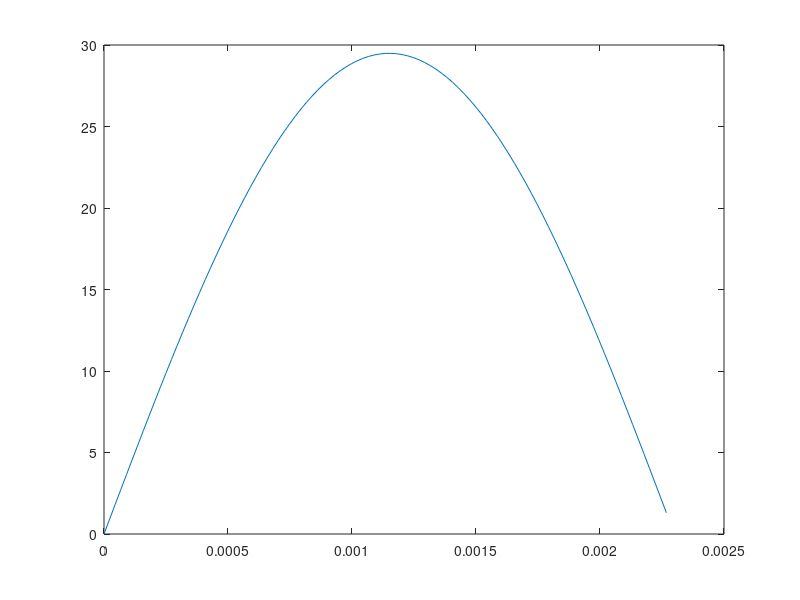

Write MATLAB code to recreate this figure. (Note: a time limit stopped this script after it produced the figure.)
% Task 1 
clc;
clear all;
close all;
%% System variables 
fs=44100;
fc=4000;
Tsym=2.3*10^-3; 
fsym=1/Tsym; 
Tsamp=1/fs;
t=(0:Tsamp:Tsym-Tsamp); 
alpha=3/100; 
tot_data_bits=100000;
%% Generated data
data=round(rand(1,tot_data_bits));

basic_pulse = sin(2*pi*0.5*fsym*t); % generate basic pulse
basic_pulse= basic_pulse./sqrt(sum(basic_pulse.^2)/fs);
figure (1);
plot(t,basic_pulse);
%% Map to complex signals
%QPSK_bits=-sign(data(1:2:length(data))-0.5)-1i.*sign(data(2:2:length(data))-0.5); %modulated bits
%QPSK_bits= sign(data(1:2:length(data))-0.5)+1i.*sign(data(2:2:length(data))-0.5); %modulated bits
data_one_minus_one=data*2-1; % Map 0 to -1, 1 to 1
I_data=data_one_minus_one(1:2:end-1);
Q_data=data_one_minus_one(2:2:end);
QPSK_bits= -I_data-1i*Q_data; % Map to symbol

%% Build QPSK_pulse_train
QPSK_pulse=basic_pulse'*QPSK_bits;
QPSK_pulse_train=reshape(QPSK_pulse, 1, []);
% figure (2); plot(real(QPSK_pulse_train));
%% Carrier modulation
Modbitslength=length(QPSK_pulse_train);
Msglength=length(data)/2;
Realpart=real(QPSK_pulse_train); 
Imagpart=imag(QPSK_pulse_train);
t1=(0:Tsamp:101*Msglength*Tsamp-Tsamp); 
%% Up conversion
% c=cos(2*pi*fc*t1);
% s=-sin(2*pi*fc*t1);
I=Realpart.*cos(2*pi*fc*t1); 
Q=Imagpart.*-sin(2*pi*fc*t1);
Y=sqrt(2).*(I+Q); %transmitted complex signal
%% Channel build
%r=1/(sqrt(1+alpha.^2));
SNR_dB=0:1:10;    
SNR_lin=10.^(SNR_dB/10);
No = 1./SNR_lin;
No=[-10:1:0];
Ch = zeros(1,length(No));
BER= zeros(1,length(No));
Ch(1) = 1/(sqrt(1+alpha.^2));
Ch(end) = alpha*(1/(sqrt(1+alpha.^2)));
%Ch=[(1/(sqrt(1+alpha.^2))) 0 0 0 0 0 0 0 0 0 0 alpha*(1/(sqrt(1+alpha.^2)))];
%Ch=[r 0 0 0 0 0 0 0 0 0 0 alpha*r]
%% ADDING NOISE
j=0;
for CurrNo = No %dB
CurrNo_lin=10.^(CurrNo/10);%
Var=(CurrNo_lin/2)*fs;
Noise=randn(1,Modbitslength).*sqrt(Var);
j=j+1;

convchannel=conv(Ch, Y);
R=convchannel(1:Modbitslength)+Noise; %here we add the noise
%% DEMODULAtion Down conversion

I_rx=R.*cos(2*pi*fc*t1);
Q_rx=R.*(-sin(2*pi*fc*t1));
I_matchedfilter=conv(I_rx, basic_pulse);
Q_matchedfilter=conv(Q_rx, basic_pulse);
figure (2); 
plot(I_matchedfilter);
%sampling
for k=1:tot_data_bits/2
    I_sampled(k)=I_matchedfilter(1,101*k);
    Q_sampled(k)=Q_matchedfilter(1,101*k);
end

%% demapping
Total_sampled=[I_sampled, Q_sampled];
    for i=1:length(I_sampled)
      if I_sampled(i)>0
        v(i)=[0];
      else v(i)=[1];
    end
    if Q_sampled(i)>0
        u(i)=[0];
    else u(i)=[1];
    end
    end
    
%     for k=1:length(I_sampled)   %------------------------------KB WHY ???  did not understand the logic why at 101 why not 51 to take out the middle value of the pulse
%         if (I_sampled(k)>0)
%             DecodedSignal_I(k)= 0;
%         else
%             DecodedSignal_I(k)=1;
%         end
%     end
%     for k=1:length(Q_sampled)   %------------------------------KB WHY ???  did not understand the logic why at 101 why not 51 to take 
%         if (Q_sampled(k)>0)
%             DecodedSignal_Q(k)= 0;
%         else
%             DecodedSignal_Q(k)=1;
%         end
%     end
    
% DecodedSignal = [DecodedSignal_I; DecodedSignal_Q];    
% Decoded_bits = reshape(DecodedSignal,1,numel(DecodedSignal));
estBits=[v;u];
estBits=reshape(estBits,1,[]);

%% detect errors
% 
% [errors,error_rate]=biterr(data,Decoded_bits);
% error(j)=errors;
% error_sum(j)=errors/length(data);

% 
 xorf=xor(data,estBits); %Decoded_bits
 nr_errors=sum(xorf);
BER(j)= nr_errors;
end
%% Plot The BER vs SNR
ber= BER/tot_data_bits;
No=-10:1:0
figure (15)
semilogy(-No,ber);
title('BER vs SNR') 
ylabel('BER') % x-axis label
xlabel('Eb/No [dB]') % y-axis label
